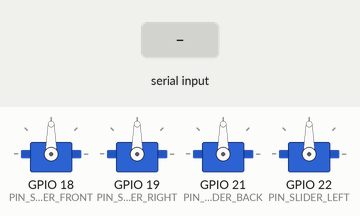
A sketch run on a simulated ESP32. Parts: 4 × servo. The inputs (shaded band) are chosen by the test bench. What the sketch prints to the serial monitor is not drawn.

Above: at 2.2 s.
2.3 s: "ALL\n" received over Serial
At 3.5 s:
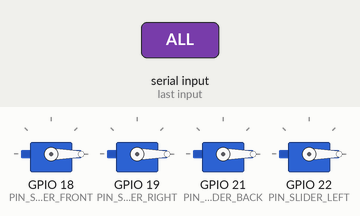
3.8 s: "F90\n" received over Serial
At 4.7 s:
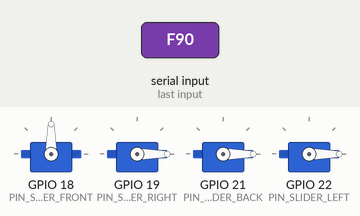
5.3 s: "R90\n" received over Serial
At 5.8 s:
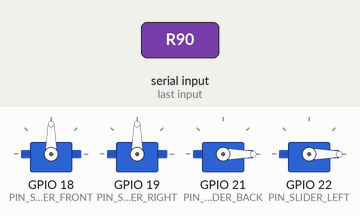
6.8 s: "B90\n" received over Serial
At 8.0 s:
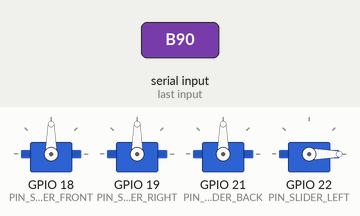
8.3 s: "F,45\n" received over Serial
At 9.3 s:
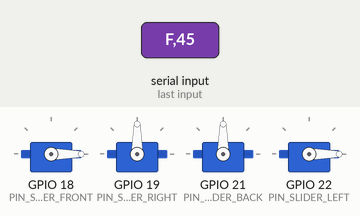
9.8 s: "L90\n" received over Serial
At 10.5 s:
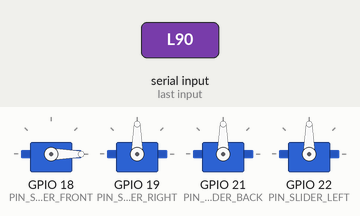
Timing chart, 0 to 12.3 s (numbered marks = the images above; inputs shaded):
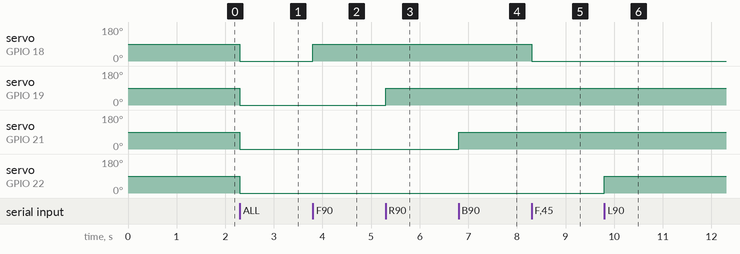

The sketch:

Config4ServoXoayOK.ino
```cpp
/*
  ESP32 30-PIN - 4 SERVO CONTROL VIA SERIAL INPUT
  - Board: ESP32 DevKit V1 (30 pins)
  - Thư viện: ESP32Servo
  - Danh sách Servo:
    + SliderFront: GPIO 18
    + SliderRight: GPIO 19
    + SliderBack:  GPIO 21
    + SliderLeft:  GPIO 22

    • F[góc] : Điều khiển SliderFront (Ví dụ: F90, F0, F180)
  • R[góc] : Điều khiển SliderRight (Ví dụ: R45, R180)
  • B[góc] : Điều khiển SliderBack  (Ví dụ: B120)
  • L[góc] : Điều khiển SliderLeft  (Ví dụ: L0)
  • ALL[góc]: Xoay TẤT CẢ 4 servo cùng lúc (Ví dụ: ALL90)
*/

#include <ESP32Servo.h>

// Khai báo chân GPIO kết nối cho 4 Servo
const int PIN_SLIDER_FRONT = 18;
const int PIN_SLIDER_RIGHT = 19;
const int PIN_SLIDER_BACK  = 21;
const int PIN_SLIDER_LEFT  = 22;

// Khởi tạo 4 đối tượng Servo riêng biệt
Servo SliderFront;
Servo SliderRight;
Servo SliderBack;
Servo SliderLeft;

void printGuide() {
  Serial.println("\n------------------------------------------------");
  Serial.println(">>> CÚ PHÁP LỆNH ĐIỀU KHIỂN SERVO:");
  Serial.println("Format: [Tên Servo][Góc]");
  Serial.println("  • F[góc] : Điều khiển SliderFront (Ví dụ: F90, F0, F180)");
  Serial.println("  • R[góc] : Điều khiển SliderRight (Ví dụ: R45, R180)");
  Serial.println("  • B[góc] : Điều khiển SliderBack  (Ví dụ: B120)");
  Serial.println("  • L[góc] : Điều khiển SliderLeft  (Ví dụ: L0)");
  Serial.println("  • ALL[góc]: Xoay TẤT CẢ 4 servo cùng lúc (Ví dụ: ALL90)");
  Serial.println("------------------------------------------------\n");
}

void setup() {
  Serial.begin(115200);
  delay(1000);

  Serial.println("\n=== HỆ THỐNG ĐIỀU KHIỂN 4 SERVO ESP32 ===");

  // Cho phép phân bổ các kênh PWM phần cứng cho ESP32
  ESP32PWM::allocateTimer(0);
  ESP32PWM::allocateTimer(1);
  ESP32PWM::allocateTimer(2);
  ESP32PWM::allocateTimer(3);

  // Thiết lập tần số tiêu chuẩn cho các Servo (50Hz)
  SliderFront.setPeriodHertz(50);
  SliderRight.setPeriodHertz(50);
  SliderBack.setPeriodHertz(50);
  SliderLeft.setPeriodHertz(50);

  // Gắn chân Servo với thông số Pulse Width chuẩn (500us - 2400us)
  SliderFront.attach(PIN_SLIDER_FRONT, 500, 2500);//OK
  SliderRight.attach(PIN_SLIDER_RIGHT, 320, 2500);//OK
  SliderBack.attach(PIN_SLIDER_BACK,   500, 2400);//OK
  SliderLeft.attach(PIN_SLIDER_LEFT,   450, 2500);// OK

  // Khởi tạo đưa toàn bộ 4 Servo về vị trí 0 độ
  SliderFront.write(90);
  SliderRight.write(90);
  SliderBack.write(90);
  SliderLeft.write(90);

  printGuide();
}

void loop() {
  if (Serial.available() > 0) {
    String input = Serial.readStringUntil('\n');
    input.trim(); // Xóa khoảng trắng và ký tự xuống dòng dư thừa
    input.toUpperCase(); // Chuyển chữ hoa để xử lý dễ dàng

    if (input.length() == 0) return;

    // --- 1. Lệnh điều khiển TẤT CẢ 4 Servo (Ví dụ: ALL90) ---
    if (input.startsWith("ALL")) {
      int angle = input.substring(3).toInt();
      if (angle >= 0 && angle <= 180) {
        SliderFront.write(angle);
        SliderRight.write(angle);
        SliderBack.write(angle);
        SliderLeft.write(angle);
        Serial.print("-> Đã xoay TẤT CẢ 4 Servo sang góc: ");
        Serial.print(angle);
        Serial.println(" độ");
      } else {
        Serial.println("❌ Lỗi: Góc nhập vào phải từ 0 đến 180!");
      }
    }
    // --- 2. Lệnh điều khiển SliderFront (Ví dụ: F90) ---
    else if (input.startsWith("F")) {
      int angle = input.substring(1).toInt();
      if (angle >= 0 && angle <= 180) {
        SliderFront.write(angle);
        Serial.print("-> [SliderFront] xoay đến góc: ");
        Serial.print(angle);
        Serial.println(" độ");
      } else {
        Serial.println("❌ Lỗi: Góc nhập vào phải từ 0 đến 180!");
      }
    }
    // --- 3. Lệnh điều khiển SliderRight (Ví dụ: R90) ---
    else if (input.startsWith("R")) {
      int angle = input.substring(1).toInt();
      if (angle >= 0 && angle <= 180) {
        SliderRight.write(angle);
        Serial.print("-> [SliderRight] xoay đến góc: ");
        Serial.print(angle);
        Serial.println(" độ");
      } else {
        Serial.println("❌ Lỗi: Góc nhập vào phải từ 0 đến 180!");
      }
    }
    // --- 4. Lệnh điều khiển SliderBack (Ví dụ: B90) ---
    else if (input.startsWith("B")) {
      int angle = input.substring(1).toInt();
      if (angle >= 0 && angle <= 180) {
        SliderBack.write(angle);
        Serial.print("-> [SliderBack] xoay đến góc: ");
        Serial.print(angle);
        Serial.println(" độ");
      } else {
        Serial.println("❌ Lỗi: Góc nhập vào phải từ 0 đến 180!");
      }
    }
    // --- 5. Lệnh điều khiển SliderLeft (Ví dụ: L90) ---
    else if (input.startsWith("L")) {
      int angle = input.substring(1).toInt();
      if (angle >= 0 && angle <= 180) {
        SliderLeft.write(angle);
        Serial.print("-> [SliderLeft] xoay đến góc: ");
        Serial.print(angle);
        Serial.println(" độ");
      } else {
        Serial.println("❌ Lỗi: Góc nhập vào phải từ 0 đến 180!");
      }
    }
    // Cú pháp không hợp lệ
    else {
      Serial.println("❌ Cú pháp không đúng! Vui lòng đọc hướng dẫn bên dưới:");
      printGuide();
    }
  }
}
```

Measured:
- after the input at 2.3 s, servo on GPIO 18 (PIN_SLIDER_FRONT), servo on GPIO 19 (PIN_SLIDER_RIGHT), servo on GPIO 21 (PIN_SLIDER_BACK), servo on GPIO 22 (PIN_SLIDER_LEFT): 90° → 0° at once
- after the input at 3.8 s, servo on GPIO 18 (PIN_SLIDER_FRONT): 0° → 90° at once
- after the input at 5.3 s, servo on GPIO 19 (PIN_SLIDER_RIGHT): 0° → 90° at once
- after the input at 6.8 s, servo on GPIO 21 (PIN_SLIDER_BACK): 0° → 90° at once
- after the input at 8.3 s, servo on GPIO 18 (PIN_SLIDER_FRONT): 90° → 0° at once
- after the input at 9.8 s, servo on GPIO 22 (PIN_SLIDER_LEFT): 0° → 90° at once
